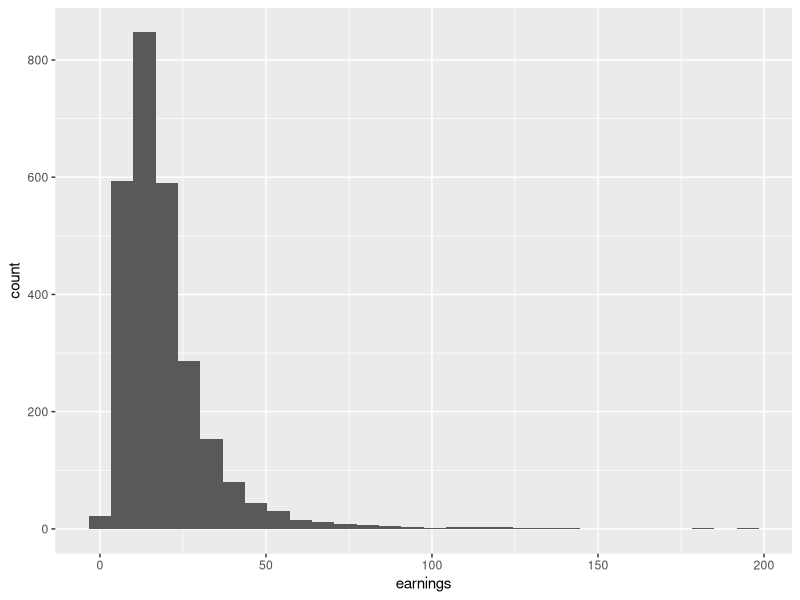
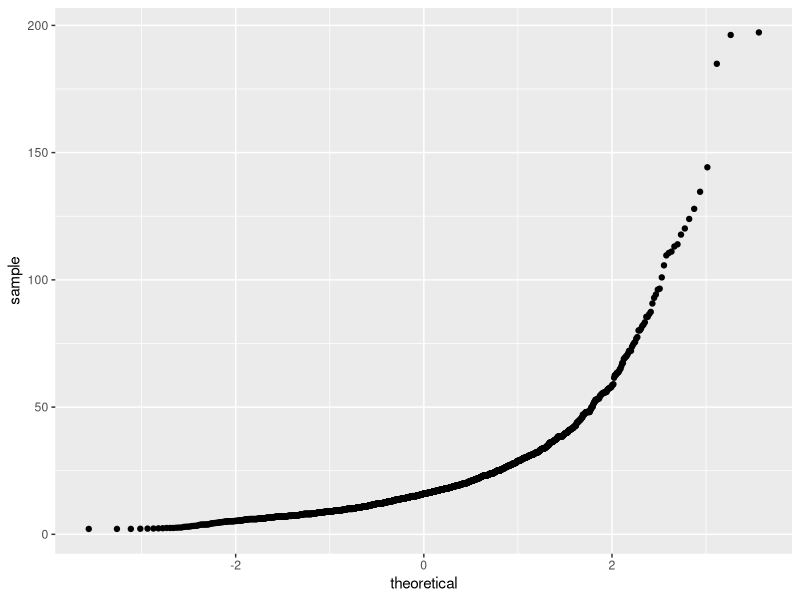
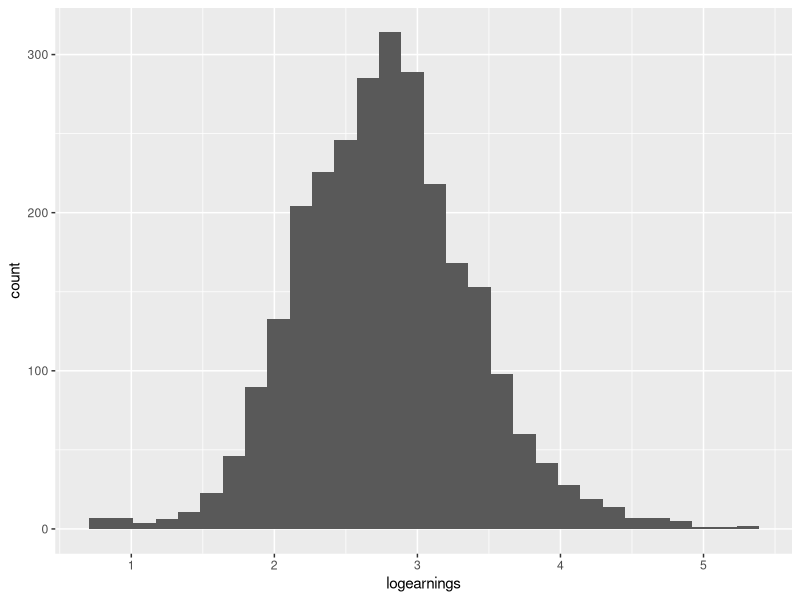
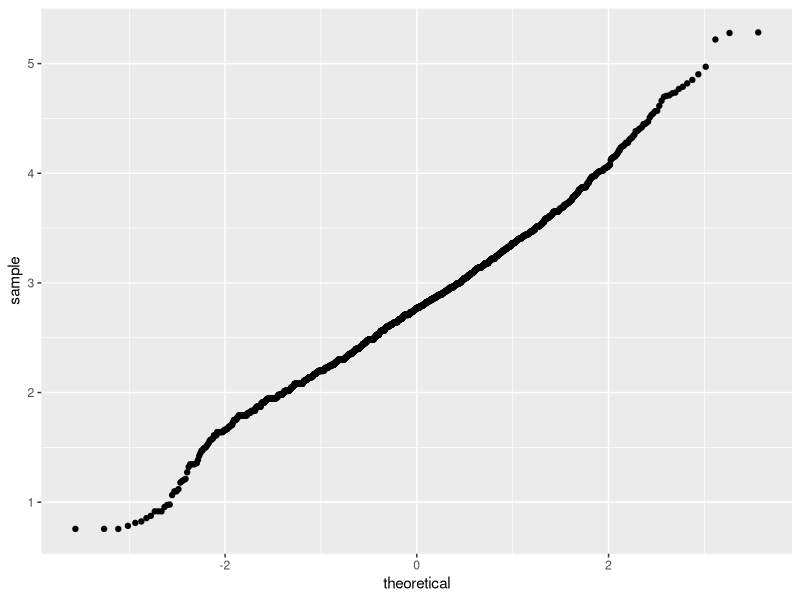
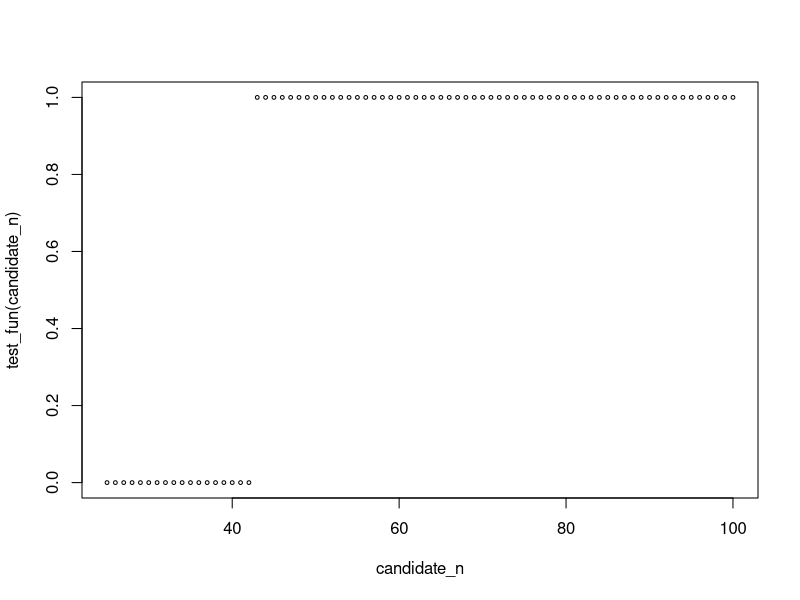

Recreate these plots in R, in order.
# R tutorial: Hypothesis Testing

################
#### Part 1 ####
#### Objective: Perform hypothesis tests using earnings data

setwd("~/Desktop/ECO220_Quin/tutorial")

library(ggplot2)

earn <- read.csv("earnings_data.csv")
str(earn)
summary(earn) # no NA in earnings

## 1. Is the sample on earnings approximately normally distributed? How about log earnings?
##    can be checked visually using histogram or a normal probability plot (or a Q-Q plot)

ggplot(earn, aes(x=earnings)) + geom_histogram()
ggplot(earn, aes(sample=earnings)) + stat_qq()

earn$logearnings <- log(earn$earnings)
ggplot(earn, aes(x=logearnings)) + geom_histogram()
ggplot(earn, aes(sample=logearnings)) + stat_qq()

## 2. At the 5% level of significance, test the null hypothesis that the mean of log earnings
##    is 2.75. (3 approaches: by hand, implement the same procedure in R, use R function)

# H0 : mu = 2.75, H1 : mu != 2.75
# t = (xbar - 2.75) / (sdx/sqrt(n))
# pvalue = 2*Pr(T > |t|) where T ~ t(n-1)

mu0 <- 2.75
sample_size <- nrow(earn)
(mean_logearnings <- mean(earn$logearnings))
(sd_logearnings <- sd(earn$logearnings))
(tvalue <- (mean_logearnings - mu0) / (sd_logearnings/sqrt(sample_size)))
(pvalue <- 2*pt(abs(tvalue), df=sample_size-1, lower.tail=FALSE))

# alternatively
t.test(earn$logearnings, mu=2.75, alternative="two.sided", conf.level=0.95)

## 3. At the 5% significance level, test the null hypothesis that at least 68% of the
##    population have earnings below average level.

# H0 : p >= 0.68, H1 : p < 0.68
# z = (phat - 0.68) / sqrt(0.68*(1-0.68)/n)
# pvalue = Pr(Z < z) where Z ~ N(0,1)

p0 <- 0.68
earn$below_average <- with(earn, ifelse(earnings < mean(earnings), 1, 0))
(phat <- mean(earn$below_average))
(zvalue <- (phat - p0) / sqrt(p0*(1-p0)/sample_size))
(pvalue <- pnorm(zvalue))

# alternatively
prop.test(x=sum(earn$below_average), n=sample_size, p=p0,
	        alternative="less", conf.level=0.95, correct=FALSE)

## 4. Suppose the true proportion of individuals earning below average is 0.66.
##    Calculate the power of the test in 3.

# power = Pr(reject H0 ; p = 0.66)
#       = Pr(zstat < cv ; p = 0.66)

cv <- qnorm(0.05)

p1 <- 0.66
se0 <- sqrt(p0*(1-p0)/sample_size)
se1 <- sqrt(p1*(1-p1)/sample_size)
(rr <- (se0*cv + p0 - p1) / se1)
(power1 <- pnorm(rr))

################
#### Part 2 ####
#### In a representative season of soccer the home team won a match 47% of the time
#### out of a sample of 380 matches.

## 1. At the 5% significance level, test the null hypothesis that the home team wins
##    at least 50% of all games.

# H0 : p >= 0.5, H1 : p < 0.5
# z = (phat - 0.5) / sqrt(0.5*(1-0.5)/n)
# pvalue = Pr(Z < z) where Z ~ N(0,1)

n <- 380
phat <- 0.47
p0 <- 0.5
(zvalue <- (phat - p0) / sqrt(p0*(1-p0)/n))
(pvalue <- pnorm(zvalue))

prop.test(n*phat, n, p=p0, alternative="less", correct=FALSE)

## 2. What is the p-value for the test in 1? At what level of significance would we
##    reject the null?

pvalue # reject whenever the prespecified significance level exceeds the pvalue

## 3. Suppose the true winning rate for the home team is 55%. What was the probability of
##    getting a sample of 380 where the home team won 47% or fewer? Would we have made
##    the right decision if we repeated the test in 1?

p1 <- 0.55
pbinom(n*phat, n, p1)

# We weren't able to reject the null that p is at least 50%, and 55% is within the null.
# So we'd make the right decision not to reject. Indeed, the power of the test is low:
cv <- qnorm(0.05)
se0 <- sqrt(p0*(1-p0)/n)
se1 <- sqrt(p1*(1-p1)/n)
(rr <- (se0*cv + p0 - p1) / se1)
(power1 <- pnorm(rr))

################
#### Part 3 ####
#### The instructor in a particular statistics class felt his students were stronger this year
#### than in the previous year. In the previous year, the average grade for test 1 was 65% and
#### the standard deviation was 10% across all students. The instructor decided to put together
#### a random sample of 25 students from test 1 this year and found the average sample test
#### score was 70% with a sample standard deviation of 12%. The instructor plans to use the
#### test 1 sample to determine if the overall average grade this year will be higher than last year.

## 1. What assumptions must you make to undertake this test?

# The grade distribution for test 1 this year is normally distributed.

## 2. If your assumptions set out above are true, at the 0.5% significance level, test whether there
##    is any substance in the instructor's belief.

# H0 : mu <= 65 , H1 : mu > 65
# t = (xbar - 65) / (sdx/sqrt(n))
# pvalue = Pr(T > t) where T ~ t(n-1)

n <- 25
xbar <- 70
sdx <- 12
mu0 <- 65

(tvalue <- (xbar - mu0) / (sdx/sqrt(n)))
(pvalue <- pt(tvalue, df=n-1, lower.tail=FALSE))

## 3. Assume the instructor was right to believe the students improved and he gathered a bigger
##    sample but the sample statistics remained unchanged as the sample size continued to increase.
##    What size of sample would he need, given the sample statistics remain unchanged, in order to
##    reject the idea that the students this year had not improved at the 0.5% level of significance?

# reject when t > cv

(cv <- qt(0.995, df=n-1)) # note: this is not the correct critical value for the new sample size,
                          #       but the correct cv will be smaller because n is large,
                          #       so the lower bound obtained is still valid.
(lower_bound <- (sdx/(xbar-mu0) * cv)^2)
(new_n <- ceiling(lower_bound))

# more precisely, one can devise a test function to check whether the sample size is large enough
# for the critical value given the sample size:
test_fun <- function(n) {
	lower_bound <- (sdx/(xbar-mu0) * qt(0.995, df=n-1))^2
	ifelse(n > lower_bound, 1, 0)
}

# one way to proceed is to guess a region where the new_n may fall in:
candidate_n <- 25:100
plot(candidate_n, test_fun(candidate_n), cex=0.5)
(new_n <- candidate_n[sum(test_fun(candidate_n) <= 0) + 1])

# another way to proceed would be to construct a while loop:
new_n <- 25
while(test_fun(new_n) == 0 & new_n < 10000) {
	new_n <- new_n + 1
}
new_n